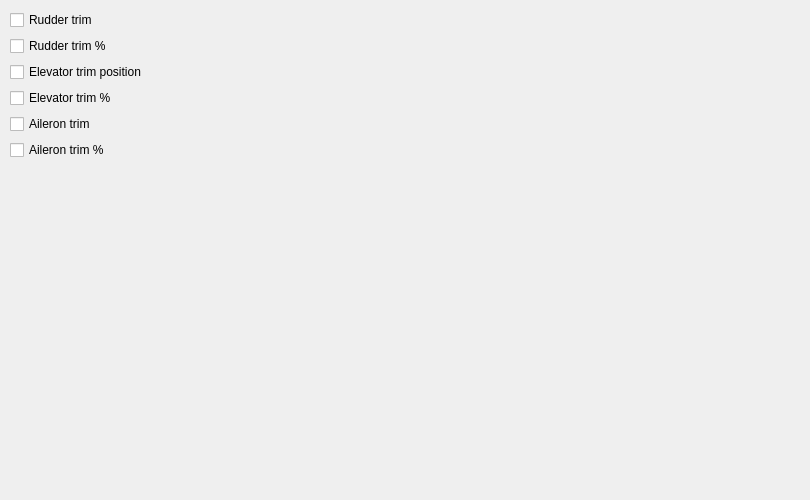
              <widget class="QWidget" name="rudderTab">
               <attribute name="title">
                <string>Rudder/trim</string>
               </attribute>
               <widget class="QWidget" name="formLayoutWidget_4">
                <property name="geometry">
                 <rect>
                  <x>10</x>
                  <y>10</y>
                  <width>791</width>
                  <height>481</height>
                 </rect>
                </property>
                <property name="styleSheet">
                 <string/>
                </property>
                <layout class="QFormLayout" name="formLayout_8">
                 <property name="rowWrapPolicy">
                  <enum>QFormLayout::WrapAllRows</enum>
                 </property>
                 <item row="0" column="0">
                  <widget class="QCheckBox" name="cbRudderTrim">
                   <property name="styleSheet">
                    <string notr="true"/>
                   </property>
                   <property name="text">
                    <string>Rudder trim</string>
                   </property>
                  </widget>
                 </item>
                 <item row="1" column="0">
                  <widget class="QCheckBox" name="cbRudderTrimPct">
                   <property name="styleSheet">
                    <string notr="true"/>
                   </property>
                   <property name="text">
                    <string>Rudder trim %</string>
                   </property>
                  </widget>
                 </item>
                 <item row="2" column="0">
                  <widget class="QCheckBox" name="cbElevatorTrimPosition">
                   <property name="styleSheet">
                    <string notr="true"/>
                   </property>
                   <property name="text">
                    <string>Elevator trim position</string>
                   </property>
                  </widget>
                 </item>
                 <item row="3" column="0">
                  <widget class="QCheckBox" name="cbElevatorTrimPct">
                   <property name="styleSheet">
                    <string notr="true"/>
                   </property>
                   <property name="text">
                    <string>Elevator trim %</string>
                   </property>
                  </widget>
                 </item>
                 <item row="4" column="0">
                  <widget class="QCheckBox" name="cbAileronTrim">
                   <property name="styleSheet">
                    <string notr="true"/>
                   </property>
                   <property name="text">
                    <string>Aileron trim</string>
                   </property>
                  </widget>
                 </item>
                 <item row="5" column="0">
                  <widget class="QCheckBox" name="cbAileronTrimPct">
                   <property name="styleSheet">
                    <string notr="true"/>
                   </property>
                   <property name="text">
                    <string>Aileron trim %</string>
                   </property>
                  </widget>
                 </item>
                </layout>
               </widget>
              </widget>
